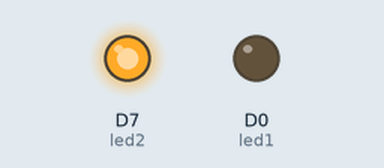
This sketch was run on a simulated ESP8266 (NodeMCU). On the bench: output pins drawn as LEDs (lit = HIGH).

Above: at 0.5 s.
At 20.0 s:
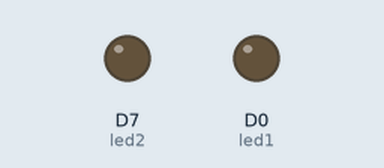
Timing chart, 0 to 28.6 s (numbered marks = the images above):
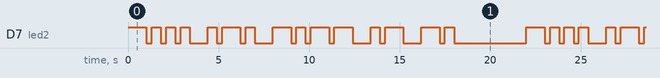

Measured:
- by itself, D7 (led2): moves between LOW and HIGH, repeating every 22.0 s
- by itself, everything shown: repeats every 22.0 s, in 30 steps

The sketch:

first-name-morse-code.ino
```cpp
//BlinkName
//A Photon blinking D7 LED in Morse Code for the Name Bryan
//beginning of code
int led1 = D0;

int led2 = D7;


void setup() {

  pinMode(led1, OUTPUT);
  pinMode(led2, OUTPUT);

}

void loop() {
  //B
  digitalWrite(led2, HIGH);
  delay(1000);
  digitalWrite(led2, LOW);
  delay(300);

  digitalWrite(led2, HIGH);
  delay(500);
  digitalWrite(led2, LOW);
  delay(300);

  digitalWrite(led2, HIGH);
  delay(500);
  digitalWrite(led2, LOW);
  delay(300);

  digitalWrite(led2, HIGH);
  delay(500);
  digitalWrite(led2, LOW);
  delay(1000);

  //R
  digitalWrite(led2, HIGH);
  delay(500);
  digitalWrite(led2, LOW);
  delay(300);

  digitalWrite(led2, HIGH);
  delay(1000);
  digitalWrite(led2, LOW);
  delay(300);

  digitalWrite(led2, HIGH);
  delay(500);
  digitalWrite(led2, LOW);
  delay(1000);

  //Y
  digitalWrite(led2, HIGH);
  delay(1000);
  digitalWrite(led2, LOW);
  delay(300);

  digitalWrite(led2, HIGH);
  delay(500);
  digitalWrite(led2, LOW);
  delay(300);

  digitalWrite(led2, HIGH);
  delay(1000);
  digitalWrite(led2, LOW);
  delay(300);

  digitalWrite(led2, HIGH);
  delay(1000);
  digitalWrite(led2, LOW);
  delay(1000);

  //A
  digitalWrite(led2, HIGH);
  delay(500);
  digitalWrite(led2, LOW);
  delay(300);

  digitalWrite(led2, HIGH);
  delay(1000);
  digitalWrite(led2, LOW);
  delay(1000);

  //N
  digitalWrite(led2, HIGH);
  delay(1000);
  digitalWrite(led2, LOW);
  delay(300);

  digitalWrite(led2, HIGH);
  delay(500);
  digitalWrite(led2, LOW);
  delay(4000);
  // 4 Second delay to signify the end of the loop
}
```
